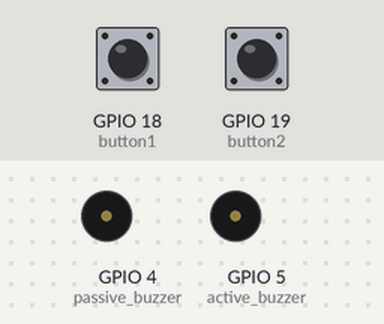
This program was run on a simulated ESP32 board running MicroPython. On the bench: buzzer (waves = sounding, pin HIGH). The inputs (shaded band) are chosen by the test bench; at power-on: GPIO 18 (button1) HIGH, GPIO 19 (button2) HIGH.

Above: at 1.2 s.
1.3 s: GPIO 18 (button1) pulled LOW for 3.2 s
At 2.1 s:
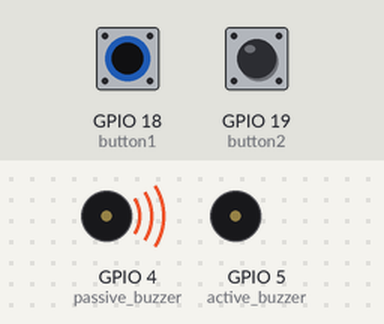
6.0 s: GPIO 19 (button2) pulled LOW for 0.15 s
At 6.8 s:
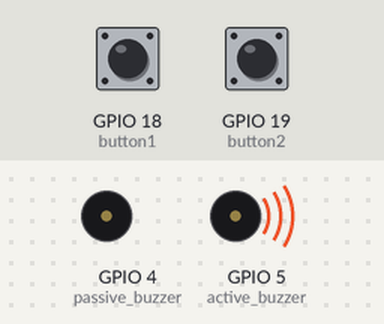
8.5 s: GPIO 19 (button2) pulled LOW for 3.2 s
At 9.2 s:
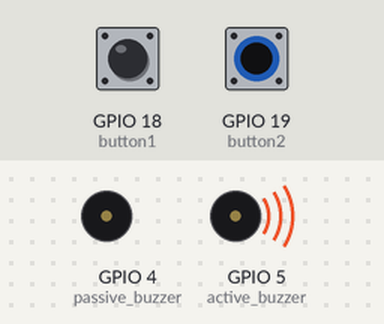
Timing chart, 0 to 13.2 s (numbered marks = the images above; inputs shaded):
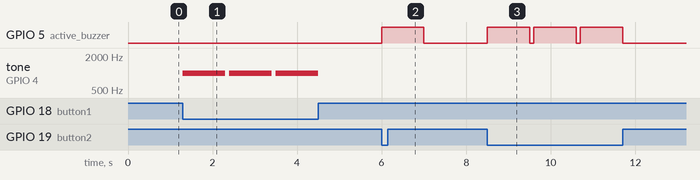

Measured:
- after the input at 1.3 s, tone on GPIO 4 (passive_buzzer): alternates 1000 Hz for 1.0 s and silent for 0.10 s, starting at once
- after the input at 6.0 s, GPIO 5 (active_buzzer): LOW → HIGH at once, → LOW 1.0 s later
- after the input at 8.5 s, GPIO 5 (active_buzzer): alternates HIGH for 1.0 s and LOW for 0.10 s, 6 changes in all, then stays LOW, starting at once

The program:

Active-Passive-Buzzers-with-Two-Buttons.py
```python
from machine import Pin, PWM
from time import sleep

passive_buzzer = Pin(4, Pin.OUT)
active_buzzer = Pin(5, Pin.OUT)
button1 = Pin(18, Pin.IN, Pin.PULL_UP)
button2 = Pin(19, Pin.IN, Pin.PULL_UP)

def play_passive_buzzer(frequency, duration):
    pwm = PWM(passive_buzzer, freq=frequency, duty=512)
    sleep(duration)
    pwm.deinit()

def play_active_buzzer(duration):
    active_buzzer.value(1)
    sleep(duration)
    active_buzzer.value(0)

while True:
    if button1.value() == 0:
        play_passive_buzzer(1000, 1)
        sleep(0.1)

    if button2.value() == 0:
        play_active_buzzer(1)
        sleep(0.1)
```
